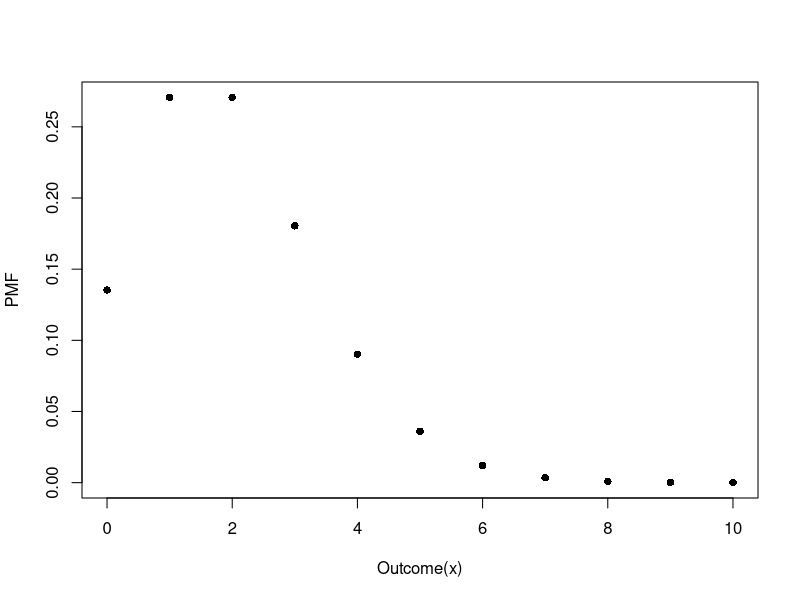
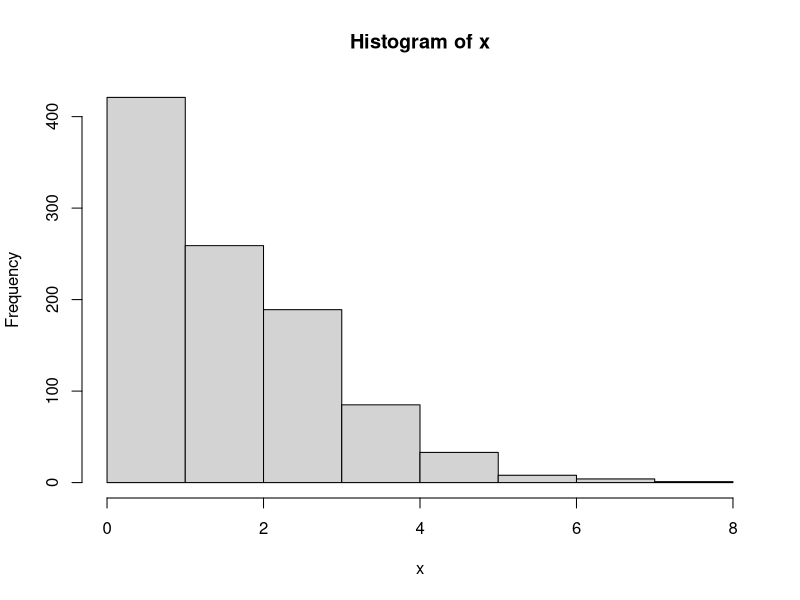
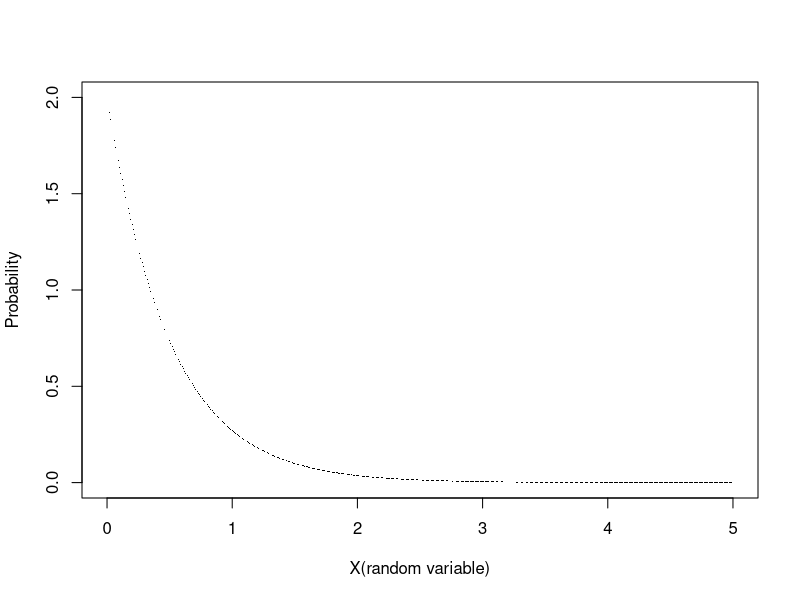
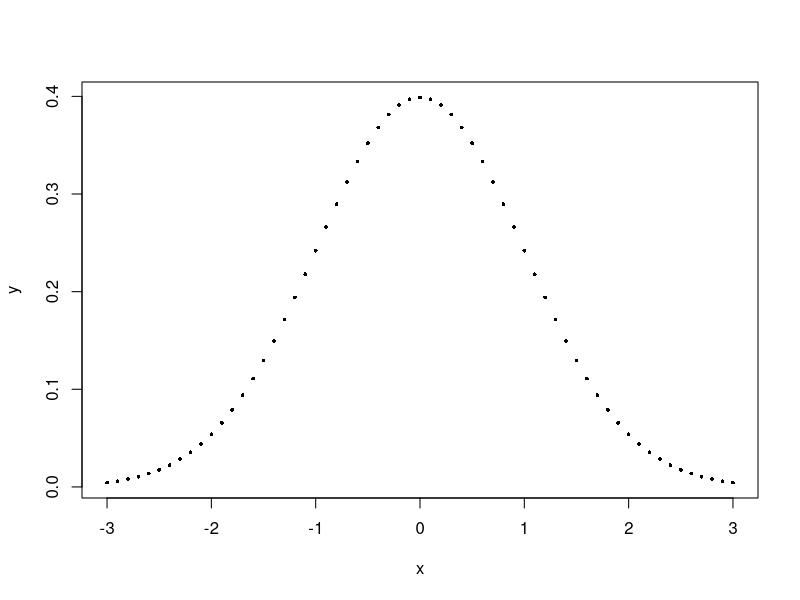
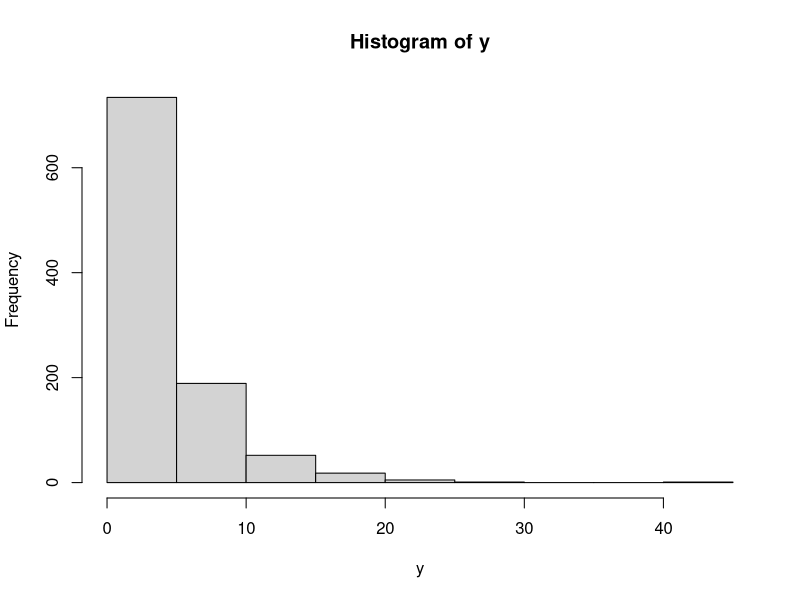
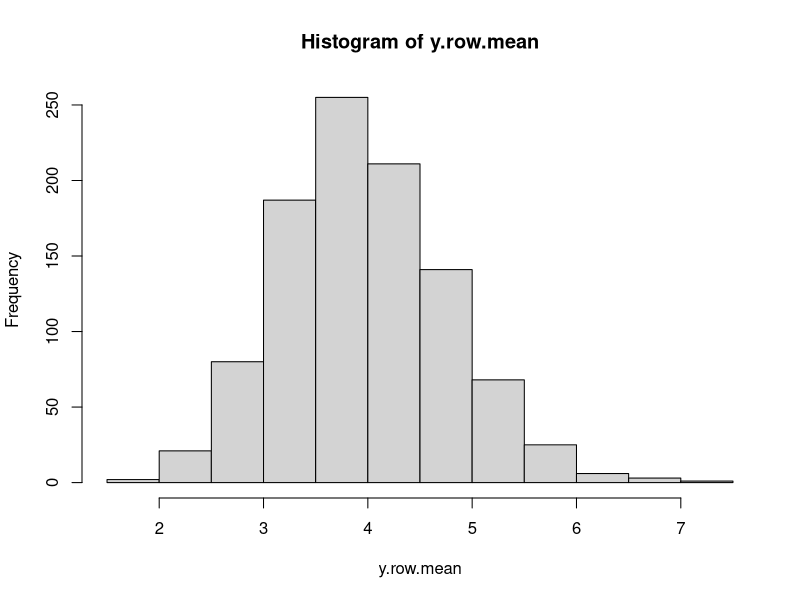
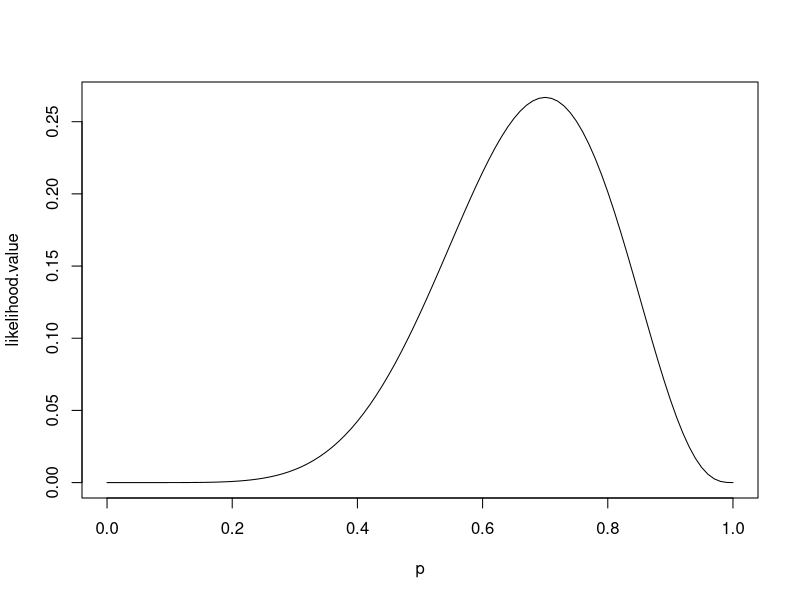
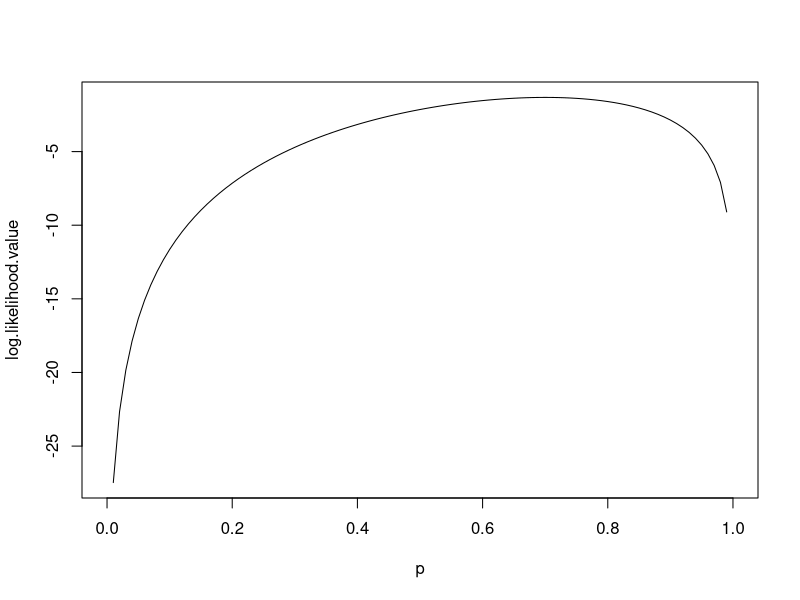

Generate these figures, in order, with R:


rm(list = ls())
graphics.off()


# Q3-2: X ~ Poisson(numda = 2) visualize the PMF
x <- 0:10
y <- dpois(x, lambda = 2)
plot(x, y, pch = 16, ylab = 'PMF', xlab = 'Outcome(x)')


# Q3-3: calculate the Poisson P(x=4) and P(x <= 3)
# 1. Pr(x = 4)
exp(-2)*2^4 / factorial(x = 4)
dpois(x = 4,lambda = 2)
# 2. Pr(x<=3)
sum(dpois(0:3, lambda = 2))
ppois(3, lambda = 2)
exp(-2)*(2^3/factorial(3)+2^2/factorial(2)+2^1/factorial(1))

# Q3-4: simulate Poisson with lambda = 2
x <- rpois(1000,lambda = 2)
x
hist(x)

set.seed(123)
x <- rpois(10, lambda = 2)
y <- rpois(10, lambda = 2)
x == y # not equal
# reset seeds
set.seed(123)
z = rpois(10, lambda = 2)
x == z # should be all equaled

# Q4-4: X~Exponential(lambda = 2). Plot the PDF of X for Rx=[0,5] with interval 0.01
inter <- seq(0,5,0.01)
Pr_X <- dexp(x = inter, rate = 2)
plot(inter, Pr_X, pch = 16, cex = 0.1, xlab = 'X(random variable)', ylab = 'Probability')

# Q4-5: calculate the probability of an interval using PDF
integrate(dexp, lower = 0, upper = 1, rate = 2)

# Q5-1: Plot standard normal distribution from -3 to 3
x <- seq(-3,3,0.1)
y <- dnorm(mean = 0, sd = 1, x = x)
plot(x, y, pch = 16, cex = 0.5)

integrate(dnorm, lower = 2, upper = 3)
pnorm(3)-pnorm(2)
integrate(dnorm, lower = -1.96, upper = 1.96)
pnorm(1.96)-pnorm(-1.96)

# Q6: CLT:Central limit theorem
y <- rnbinom(1000, 1, 0.2)
hist(y)
y <- matrix(rnbinom(30*1000, 1, 0.2), nrow = 1000, ncol = 30)
y.row.mean <- apply(y, 1, mean)
hist(y.row.mean)











########################## Tuesday ##########################
############ example in class
# write down the likelihood function
binomial.likelihood <- function(p){
  choose(10,7)*p^7*(1-p)^3
}
# calculate the likelihood value at 9 = 0.1
binomial.likelihood(p=0.1)
# plot the likelihood function for a range of P
p <- seq(0, 1, 0.01)
likelihood.value <- binomial.likelihood(p)
plot(p, likelihood.value, type = 'l')
# plot the log likelihood function
log.binomial.likelihood <- function(p){
  log(binomial.likelihood(p = p))
}
# plot the log-likelihood 
p <- seq(0,1,0.01)
log.likelihood.value <- log.binomial.likelihood(p)
plot(p, log.likelihood.value, type = 'l')

# check optimize
optimize(binomial.likelihood, interval = c(0,1), maximum = TRUE)


############ Rabbit Example ############
# read the data
recap.data <- read.csv("data/recapture.csv", header = TRUE)
# scatterplot
plot(recap.data$day, recap.data$length_diff, pch = 19)

# 1. log-likelihood
regression.log.likelihood <- function(parm, dat){
  a <- parm[1]
  b <- parm[2]
  sigma <- parm[3]
  
  x <- dat[,1]
  y <- dat[,2]
  
  density <- dnorm(y, mean = a+b*x, sd = sigma, log = T)
  
  # the log-likelihood is the sum of individual log-density
  return(sum(density))
}

# 2. log-likelihood + error
regression.log.likelihood2 <- function(parm, dat){
  a <- parm[1]
  b <- parm[2]
  sigma <- parm[3]
  
  x <- dat[,1]  
  y <- dat[,2]
  
  error.term <- (y-a-b*x)
  density <- dnorm(error.term, mean = 0, sd = sigma, log = T)
  
  return(sum(density))
}

regression.log.likelihood(c(1,1,1), dat = recap.data)
regression.log.likelihood2(c(1,1,1), dat = recap.data)

# optimise the log-likelihood funcion
optim(par = c(1,1,1), regression.log.likelihood, method = 'L-BFGS-B',
      lower = c(-1000,-1000,0.0001), upper = c(1000,1000,10000),
      control = list(fnscale=-1), dat = recap.data, hessian = T)

# perform the same analysis with lm()
m <- lm(length_diff ~day, data = recap.data)
summary(m)
n <- nrow(recap.data)
sqrt(var(m$residual)*(n-1)/n)


############ Q7 ############








########################## Wednesday ##########################

########################## Thursday ##########################
########################## Friday ##########################